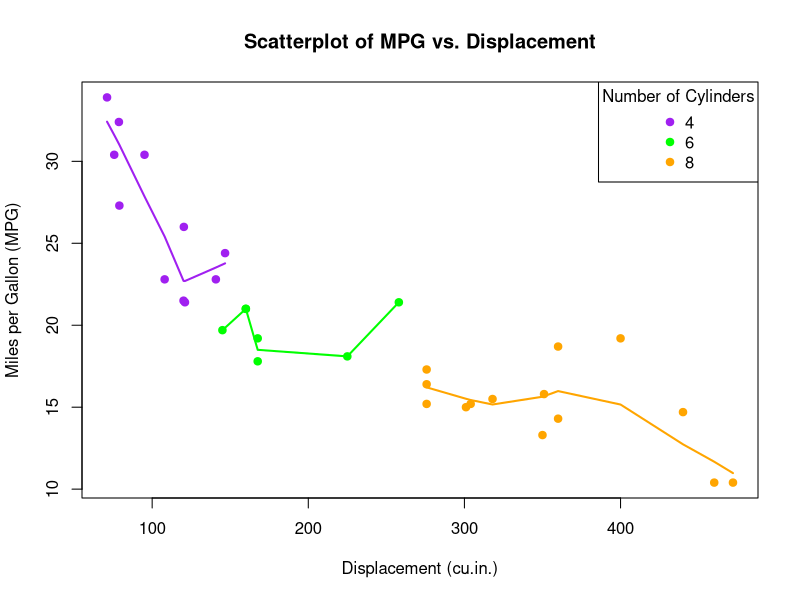

Recreate this plot in R.

mtcars$cyl <- as.factor(mtcars$cyl)

colors <- c("purple", "green", "orange")

plot(mpg ~ disp, data = mtcars,
     main = "Scatterplot of MPG vs. Displacement",
     xlab = "Displacement (cu.in.)",
     ylab = "Miles per Gallon (MPG)",
     col = colors[mtcars$cyl],
     pch = 19)

for (level in levels(mtcars$cyl)) {

  subset_data <- subset(mtcars, cyl == level)


  lines(lowess(subset_data$disp, subset_data$mpg),
        col = colors[which(levels(mtcars$cyl) == level)],
        lwd = 2)
}

legend("topright",
       legend = levels(mtcars$cyl),
       title = "Number of Cylinders",
       col = colors,
       pch = 19,
       bty = "y")
